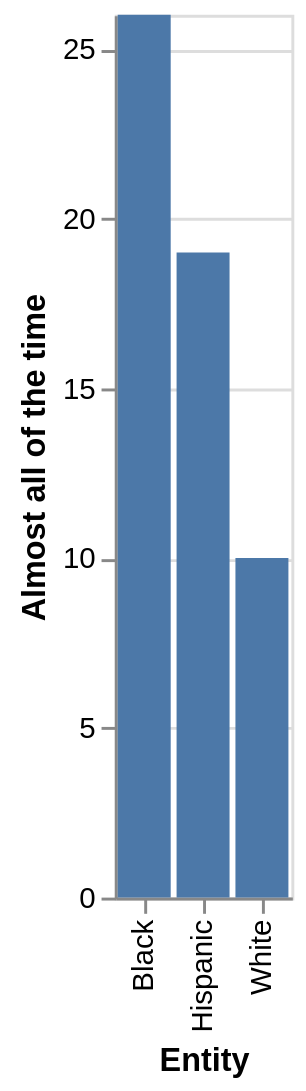

Write a Vega-Lite specification for this figure.
### Vega-Lite specification from a JSON file in a GitHub repository (floating-point values rounded to 4 significant figures)
{"$schema": "https://vega.github.io/schema/vega-lite/v5.json", "description": "Bar chart auto-generated from CSV", "data": {"values": [{"Entity": "Black", "Almost all of the time": "26", "Most of the time": "27", "Sometimes": "38", "Hardly ever/ Never": "9"}, {"Entity": "Hispanic", "Almost all of the time": "19", "Most of the time": "27", "Sometimes": "39", "Hardly ever/ Never": "15"}, {"Entity": "White", "Almost all of the time": "10", "Most of the time": "32", "Sometimes": "48", "Hardly ever/ Never": "10"}]}, "mark": "bar", "encoding": {"x": {"field": "Entity", "type": "ordinal"}, "y": {"field": "Almost all of the time", "type": "quantitative"}}}
